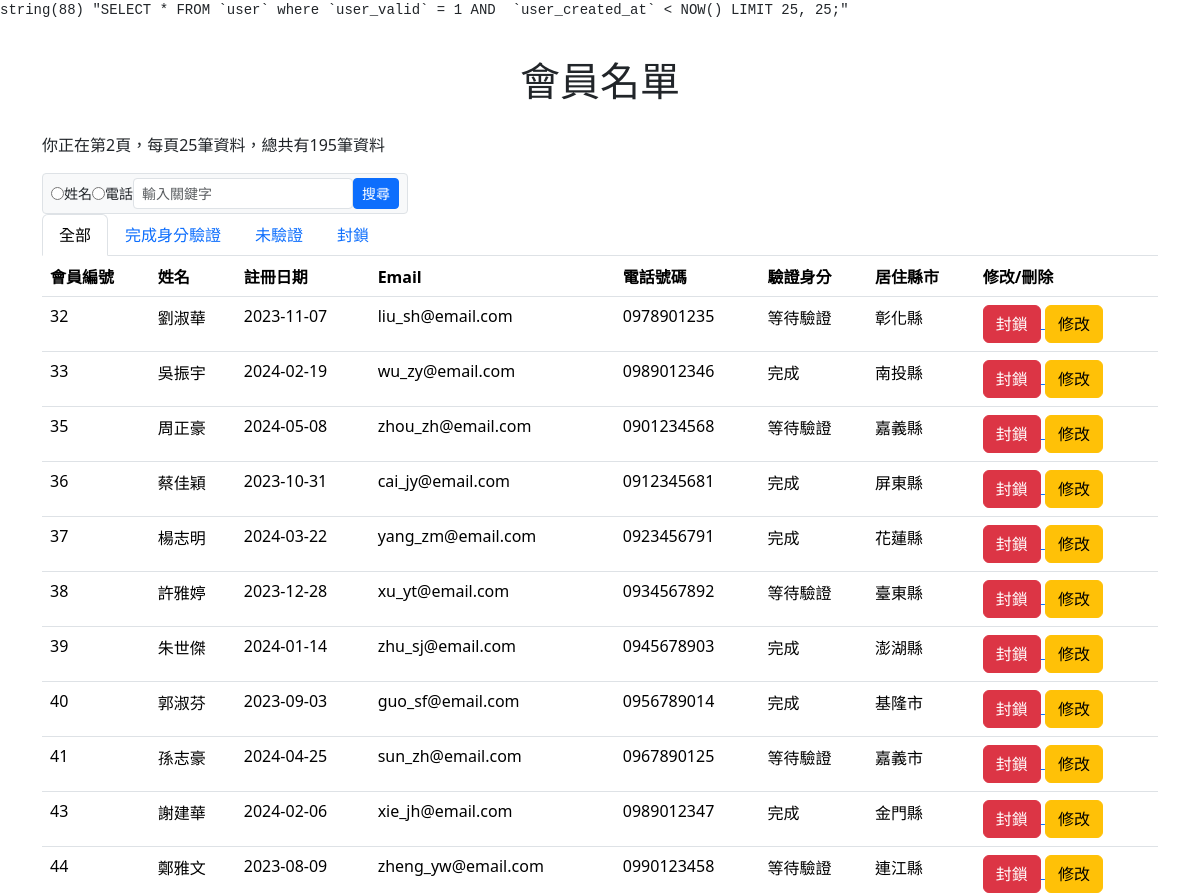
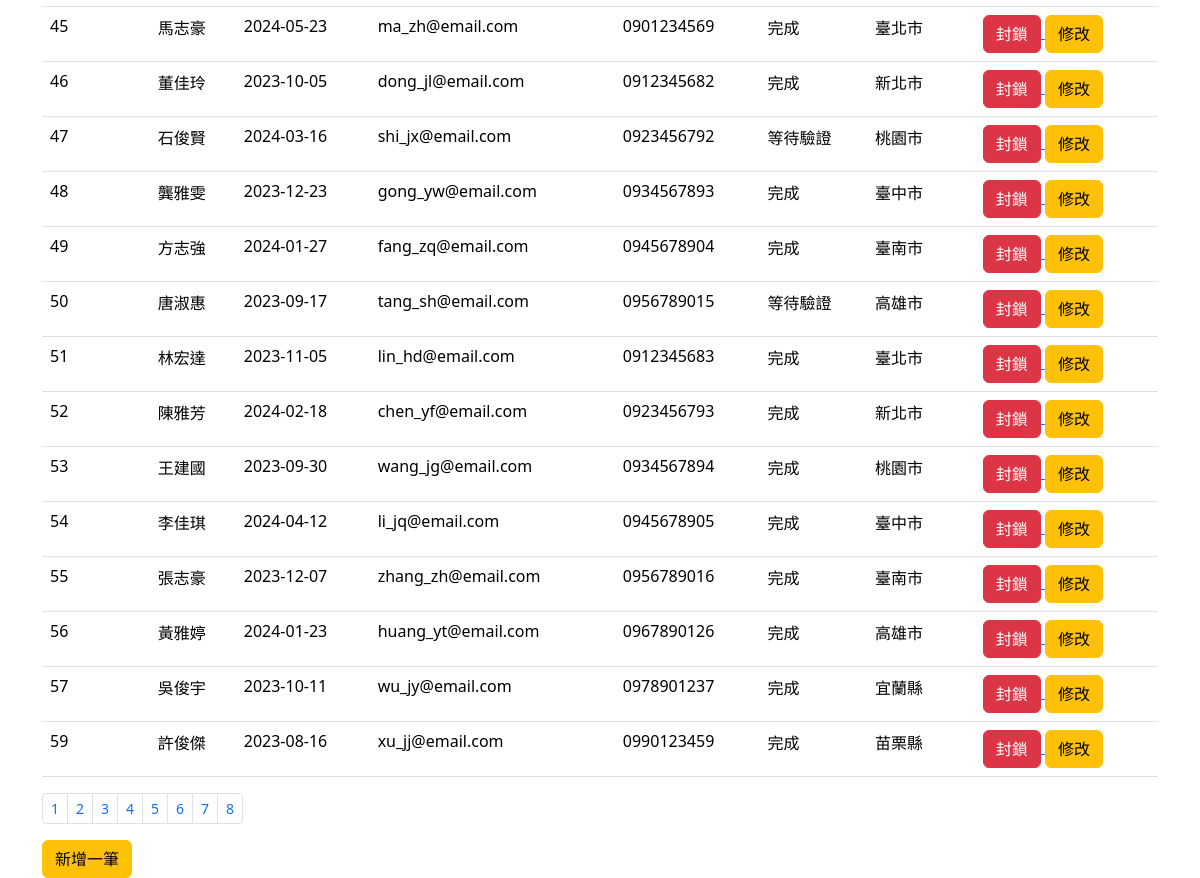
Screenshot of /member/index.php?page=2&cid=2 with the database file from the repository (2 pictures, top to bottom).
### tables this page shows
CREATE TABLE `user` (
  `user_id` int(11) NOT NULL,
  `is_active` int(1) NOT NULL DEFAULT 0 COMMENT '1=驗證通過',
  `user_created_at` date NOT NULL,
  `user_full_name` varchar(10) NOT NULL,
  `user_email` varchar(50) NOT NULL,
  `user_password` varchar(100) NOT NULL,
  `user_sex` int(1) NOT NULL,
  `user_phone_number` varchar(10) NOT NULL,
  `user_birthday` date NOT NULL,
  `city_id` varchar(3) NOT NULL,
  `district_id` varchar(5) NOT NULL,
  `user_address` varchar(50) NOT NULL,
  `role_id` int(11) NOT NULL DEFAULT 0 COMMENT '0不是教練',
  `user_valid` int(1) NOT NULL DEFAULT 1 COMMENT '0是封鎖'
);

### member/index.php (the view, shortened to what this page needs)
<?php
require_once("../conn.php");
$perPage = 25;
$page = isset($_GET["page"]) ? (int)$_GET["page"] : 1;
$pageStart = ($page - 1) * $perPage;
$cid = isset($_GET["cid"]) ? (int)$_GET["cid"] : 2;
if ($cid == 2){
    $cidSql = "`user_valid` = 1 AND";
} elseif($cid == 3){
    $cidSql = "`user_valid` = 0 AND";
}else{
    $cidSql = "`is_active` = $cid AND `user_valid` = 1 AND " ;
}
$searchType = isset($_GET["stype"]) ? $_GET["stype"] : "";
$searchText = isset($_GET["search"]) ? $_GET["search"] : "";
$sqlSearch = ($searchType && $searchText) ? "`$searchType` LIKE '%$searchText%' AND " : "";
$sql = "SELECT * FROM `user` where $cidSql $sqlSearch `user_created_at` < NOW() LIMIT $pageStart, $perPage;";
$sqlCount = "SELECT COUNT(*) as total FROM user WHERE $cidSql $sqlSearch `user_created_at` < NOW();";
$stmt = $conn->prepare($sql);
$stmtCount = $conn->prepare($sqlCount);
try {
    $stmtCount->execute();
    $totalCount = $stmtCount->fetch(PDO::FETCH_ASSOC)['total'];
    $totalPage = ceil($totalCount / $perPage);
    $stmt->execute();
    $rows = $stmt->fetchAll(PDO::FETCH_ASSOC);
} catch (PDOException $e) {
    echo "你的資料讀取失敗欸!因為:" . $e->getMessage();
    $conn = NULL;
    exit;
}
echo "<pre>";
var_dump($sql);
echo "</pre>";
?>
<!DOCTYPE html>
<html lang="zh-hant-TW">
<head>
    <link rel="stylesheet" href="https://cdn.jsdelivr.net/npm/bootstrap@5.3.3/dist/css/bootstrap.min.css">
</head>
<body>
    <div class="container">
        <h1 class="title">會員名單</h1>
        <div class="top">
            <div class="top-left">
                <p>你正在第<?= $page ?>頁，每頁<?= $perPage ?>筆資料，總共有<?= $totalCount ?>筆資料</p>
            </div>
            <div class="top-right me-1">
                <div class="input-group input-group-sm">
                    <div class="input-group-text">
                        <input type="radio" name="searchType" id="searchType1" value="user_full_name">
                        <label for="searchType1">姓名</label>
                        <input type="radio" name="searchType" id="searchType2" value="user_phone_number">
                        <label for="searchType2" class="">電話</label>
                        <input type="text" name="search" class="form-control form-control-sm" placeholder="輸入關鍵字">
                        <div class="btn btn-primary btn-sm btn-search">搜尋</div>
                    </div>
                </div>
            </div>
            <div class="tab">
                <ul class="nav nav-tabs">
                    <li class="nav-item">
                        <a class="nav-link tag2 <?= $cid === 2 ? 'active' : '' ?>" aria-current="page" href="./index.php?cid=2<?= "&page=1" ?>">全部</a>
                    </li>
                    <li class="nav-item">
                        <a class="nav-link tag1 <?= $cid === 1 ? 'active' : '' ?>" aria-current="page" href="./index.php?cid=1<?= "&page=1" ?>">完成身分驗證</a>
                    </li>
                    <li class="nav-item">
                        <a class="nav-link tag0 <?= $cid === 0 ? 'active' : '' ?>" aria-current="page" href="./index.php?cid=0<?= "&page=1" ?>">未驗證</a>
                    </li>
                    <li class="nav-item">
                        <a class="nav-link tag0 <?= $cid === 3 ? 'active' : '' ?>" aria-current="page" href="./index.php?cid=3<?= "&page=1" ?>">封鎖</a>
                    </li>
                </ul>
            </div>
            <table class="table table-hover">
                <thead>
                    <tr>
                        <th scope="col">會員編號</th>
                        <th scope="col">姓名</th>
                        <th scope="col">註冊日期</th>
                        <th scope="col">Email</th>
                        <th scope="col">電話號碼</th>
                        <th scope="col">驗證身分</th>
                        <th scope="col">居住縣市</th>
                        <th scope="col" class="control">修改/刪除</th>
                    </tr>
                </thead>
                <tbody>
                    <?php foreach ($rows as $index => $row) : ?>
                        <tr>
                            <td><?= $row["user_id"] ?></td>
                            <td><?= $row["user_full_name"] ?></td>
                            <td><?= $row["user_created_at"] ?></td>
                            <td><?= $row["user_email"] ?></td>
                            <td><?= $row["user_phone_number"] ?></td>
                            <td><?= ($row["is_active"]==1)?"完成":"等待驗證" ?></td>
                            <td><?= $row["city_id"] ?></td>
                            <td>
                                <a class="delete-button" idn="<?= (int)$row["user_id"]?>">
                                    <button class="btn btn-danger">封鎖</button>
                                </a>
                                <a href="./pageMsg.php?id=<?= (int)$row["user_id"] ?>">
                                    <button class="btn btn-warning" >修改</button>
                                </a>
                            </td>
                        </tr>
                    <?php endforeach; ?>
                </tbody>
            </table>
            <nav aria-label="...">
                <ul class="pagination pagination-sm">
                    <? for ($i = 1; $i <= $totalPage; $i++) : ?>
                        <li class="page-item"><a class="page-link" href="./index.php?page=<?= $i ?><?= "&cid=$cid" ?><?= ($searchType != "" && $searchText != "") ? "&stype=$searchType&search=$searchText" : ""  ?>"><?= $i ?></a></li>
                    <? endfor; ?>
                </ul>
            </nav>
            <a href="./pageAdd.php?>">
                <button class="btn btn-warning" >新增一筆</button>
            </a>
        </div>
</body>
</html>

### member/index.php (style rules this page uses)
.container { width: 95%; }
.title { text-align: center; padding: 20px; }

### rows the page displays
user: user_id "32", user_full_name "劉淑華", user_created_at "2023-11-07", user_email "liu_sh@email.com", user_phone_number "0978901235", is_active "等待驗證", city "彰化縣"
user: user_id "33", user_full_name "吳振宇", user_created_at "2024-02-19", user_email "wu_zy@email.com", user_phone_number "0989012346", is_active "完成", city "南投縣"
user: user_id "35", user_full_name "周正豪", user_created_at "2024-05-08", user_email "zhou_zh@email.com", user_phone_number "0901234568", is_active "等待驗證", city "嘉義縣"
user: user_id "36", user_full_name "蔡佳穎", user_created_at "2023-10-31", user_email "cai_jy@email.com", user_phone_number "0912345681", is_active "完成", city "屏東縣"
user: user_id "37", user_full_name "楊志明", user_created_at "2024-03-22", user_email "yang_zm@email.com", user_phone_number "0923456791", is_active "完成", city "花蓮縣"
user: user_id "38", user_full_name "許雅婷", user_created_at "2023-12-28", user_email "xu_yt@email.com", user_phone_number "0934567892", is_active "等待驗證", city "臺東縣"
user: user_id "39", user_full_name "朱世傑", user_created_at "2024-01-14", user_email "zhu_sj@email.com", user_phone_number "0945678903", is_active "完成", city "澎湖縣"
user: user_id "40", user_full_name "郭淑芬", user_created_at "2023-09-03", user_email "guo_sf@email.com", user_phone_number "0956789014", is_active "完成", city "基隆市"
user: user_id "41", user_full_name "孫志豪", user_created_at "2024-04-25", user_email "sun_zh@email.com", user_phone_number "0967890125", is_active "等待驗證", city "嘉義市"
user: user_id "43", user_full_name "謝建華", user_created_at "2024-02-06", user_email "xie_jh@email.com", user_phone_number "0989012347", is_active "完成", city "金門縣"
user: user_id "44", user_full_name "鄭雅文", user_created_at "2023-08-09", user_email "zheng_yw@email.com", user_phone_number "0990123458", is_active "等待驗證", city "連江縣"
user: user_id "45", user_full_name "馬志豪", user_created_at "2024-05-23", user_email "ma_zh@email.com", user_phone_number "0901234569", is_active "完成", city "臺北市"
user: user_id "46", user_full_name "董佳玲", user_created_at "2023-10-05", user_email "dong_jl@email.com", user_phone_number "0912345682", is_active "完成", city "新北市"
user: user_id "47", user_full_name "石俊賢", user_created_at "2024-03-16", user_email "shi_jx@email.com", user_phone_number "0923456792", is_active "等待驗證", city "桃園市"
user: user_id "48", user_full_name "龔雅雯", user_created_at "2023-12-23", user_email "gong_yw@email.com", user_phone_number "0934567893", is_active "完成", city "臺中市"
user: user_id "49", user_full_name "方志強", user_created_at "2024-01-27", user_email "fang_zq@email.com", user_phone_number "0945678904", is_active "完成", city "臺南市"
user: user_id "50", user_full_name "唐淑惠", user_created_at "2023-09-17", user_email "tang_sh@email.com", user_phone_number "0956789015", is_active "等待驗證", city "高雄市"
user: user_id "51", user_full_name "林宏達", user_created_at "2023-11-05", user_email "lin_hd@email.com", user_phone_number "0912345683", is_active "完成", city "臺北市"
user: user_id "52", user_full_name "陳雅芳", user_created_at "2024-02-18", user_email "chen_yf@email.com", user_phone_number "0923456793", is_active "完成", city "新北市"
user: user_id "53", user_full_name "王建國", user_created_at "2023-09-30", user_email "wang_jg@email.com", user_phone_number "0934567894", is_active "完成", city "桃園市"
user: user_id "54", user_full_name "李佳琪", user_created_at "2024-04-12", user_email "li_jq@email.com", user_phone_number "0945678905", is_active "完成", city "臺中市"
user: user_id "55", user_full_name "張志豪", user_created_at "2023-12-07", user_email "zhang_zh@email.com", user_phone_number "0956789016", is_active "完成", city "臺南市"
user: user_id "56", user_full_name "黃雅婷", user_created_at "2024-01-23", user_email "huang_yt@email.com", user_phone_number "0967890126", is_active "完成", city "高雄市"
user: user_id "57", user_full_name "吳俊宇", user_created_at "2023-10-11", user_email "wu_jy@email.com", user_phone_number "0978901237", is_active "完成", city "宜蘭縣"
user: user_id "59", user_full_name "許俊傑", user_created_at "2023-08-16", user_email "xu_jj@email.com", user_phone_number "0990123459", is_active "完成", city "苗栗縣"

### other values shown
$page "2"
$perPage "25"
$totalCount "195"
